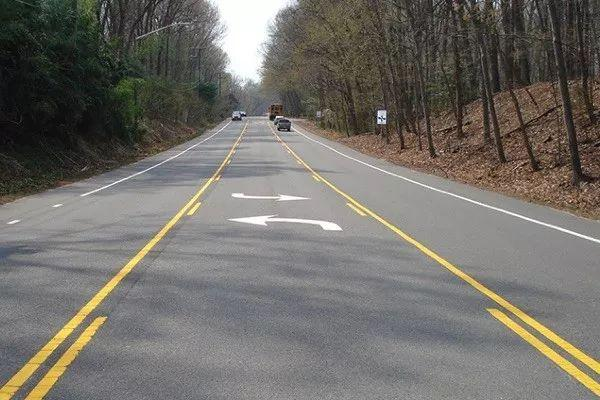
#> input picture opencv_lane_detection/test_image.jpeg, 600 x 400 px
$ python lane_follower.py
#> lines starting #> are read from the running program, lines starting #| are printed output that depends on the picture
import cv2
import numpy as np

image = cv2.imread('test_image.jpeg')
#> image is the input picture: shape (400, 600, 3); mean B, G, R 104.5, 110.4, 113.6

#CONVERTING IMAGE TO GRAYSCALE (step 1)

lane_image = np.copy(image)	#with numpy image converted to a set of pixels which has some color identity arrays

gray = cv2.cvtColor(lane_image, cv2.COLOR_RGB2GRAY) # with opencv again, we convert all the pixels to tones of black
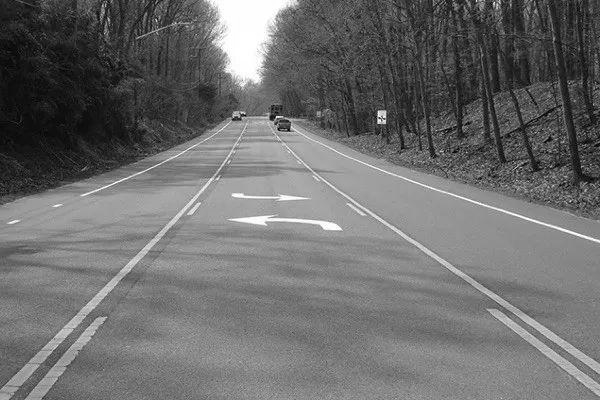
#> gray: shape (400, 600); min 0, max 255, mean 109.1

#ADDING GAUSSIAN BLUR TO THE IMAGE in order to reducing the noise (step 2)
#		!!gaussian blur makes images smoother!!

gaussian_blur = cv2.GaussianBlur(gray, (5,5), 0) # (5,5) means 5 by 5 kernel which gaussian blur gets applied to makes average of pixels of that grid more similar to each other. (5,5) is good for most cases.

#ADDING 'CANNY' METHOD TO IDENTIFY EDGES (step 3)
# we are gonna use derivative to detect the rate of change of image brightness.
# a large change means a sharp change(edge), a small change means a smooth change.

canny = cv2.Canny(gaussian_blur, 130, 230) # low threshold and high threshold.
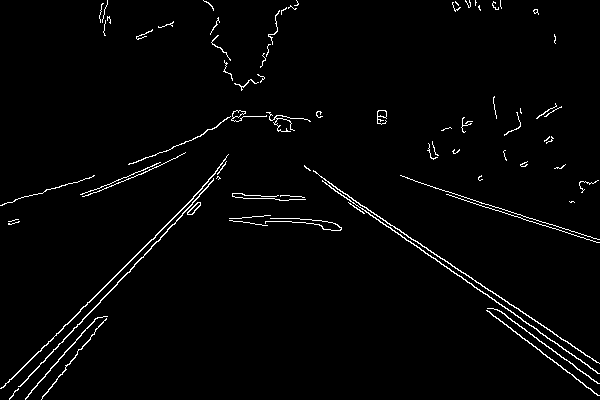
#> canny: shape (400, 600); 2.1% white in thin lines or dots

#FINDIN REGION OF INTEREST (step 4)

#as now on, I continued with defining a canny method and writing my all process into that function, so I changed to another file.

cv2.imshow('result', canny)

cv2.waitKey(0)
